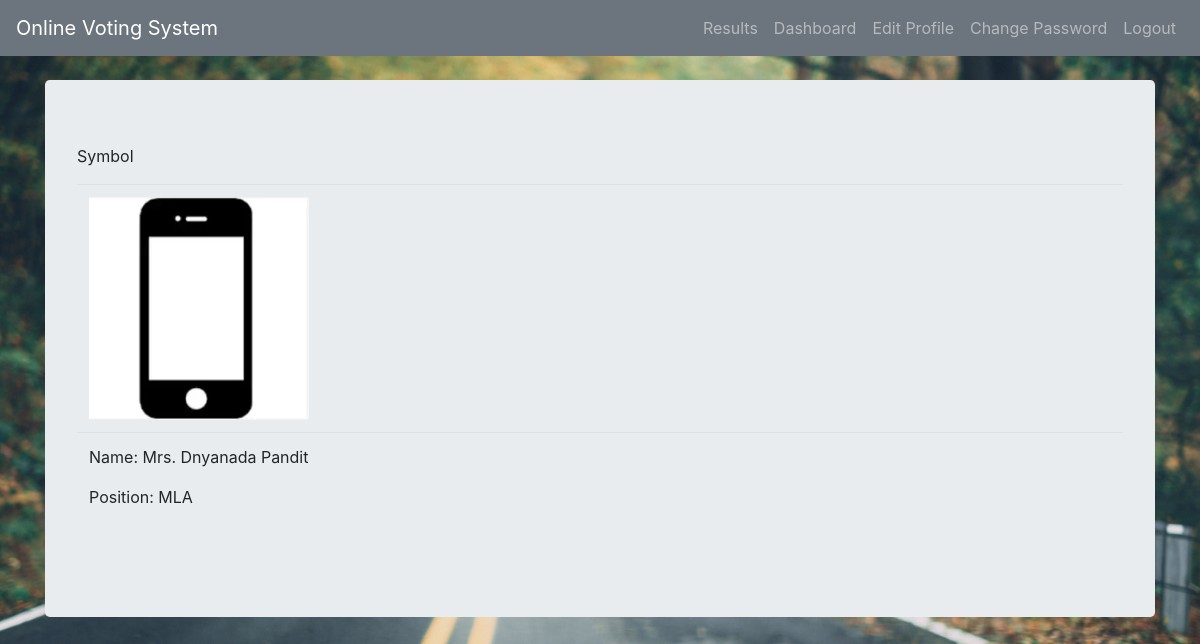
The app's page /candidate/detail/7/ (signed in) with its own data.
### poll/models.py (models this page shows, shortened)
class Candidate(models.Model):
    name = models.CharField(max_length=50)
    total_vote = models.IntegerField(default=0, editable=False)
    position = models.ForeignKey(Position, on_delete=models.CASCADE)
    image = models.ImageField(verbose_name="Symbol", upload_to='images/')

class Position(models.Model):
    title = models.CharField(max_length=50, unique=True)
    def __str__(self):
        return self.title

### poll/views.py (the view)
# urls.py: path('candidate/detail/<int:id>/', views.candidateDetailView, name='detail'),
@login_required
def candidateDetailView(request, id):
    obj = get_object_or_404(Candidate, pk=id)
    return render(request, "poll/candidate_detail.html", {'obj':obj})

### poll/templates/poll/candidate_detail.html (shortened to what this page needs)
{% extends "poll/base.html" %}
{% block content %}
<div class="jumbotron">
  <table class="table">
    <tr>
       <p>Symbol</p>
      <td><img src="{{ obj.image.url }}" width="220" height="280" class="img-fluid"></td>
    </tr>
    <tr>
      <td>
        <p>Name: {{ obj.name }}</p>
        <p>Position: {{ obj.position }}</p>
      </td>
    </tr>
  </table>
</div>
{% endblock %}

### records on screen
Candidate: image (picture), name "Mrs. Dnyanada Pandit", position "MLA"
